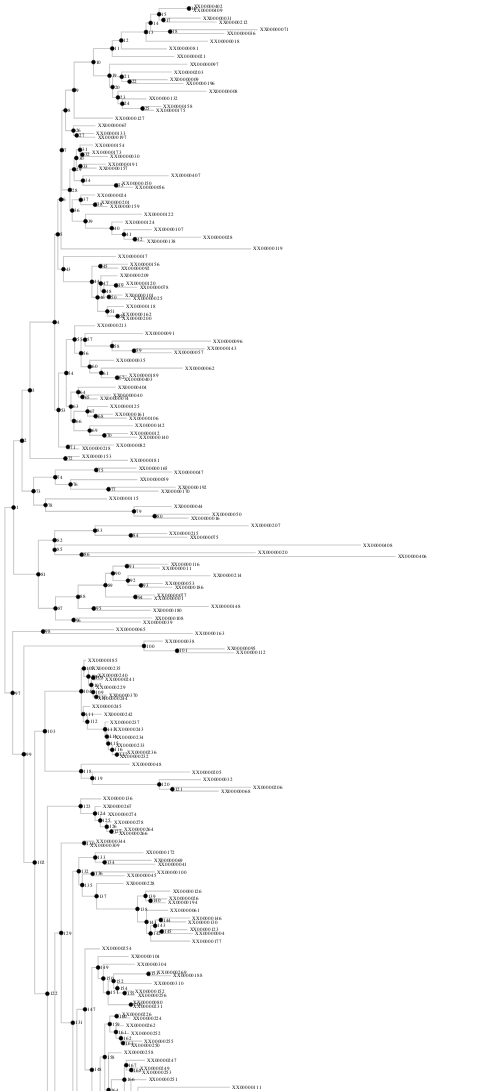

The notebook cell this image was saved under:
### Markdown cell above
Here is the newick string:
```
(Bovine:0.69395,(Hylobates:0.36079,(Pongo:0.33636,(G._Gorilla:0.17147,(P._paniscus:0.19268,H._sapiens:0.11927):0.08386):0.06124):0.15057):0.54939, Rodent:1.21460);
```

### Code cell
# Initialize a Vega Tree object.
TreeChart.from_newick(
    'tree2.newick',
     width=900,
#     height=300,
    leaf_label='id',

#     branch_color='?',
#     branch_width=(0, 10),
    
#     leaf_text_size=(1, 10),

#     node_size=(0, 500), 
#     node_color='?',
#     node_text_size=(0, 10),
#     node_edge_width=(0,10),
#     node_text_xoffset=(-10,10),
#     node_text_yoffset=(-10,10),
)

### Figure 1 — Vega specification as saved in the notebook (floating-point values rounded to 4 significant figures; data arrays with more than 128 entries replaced by an {"elided": "..."} marker saying what was removed)
{"autosize": "fit", "data": [{"name": "tree", "transform": [{"key": "id", "parentKey": "parent", "type": "stratify"}, {"as": ["y0", "x0", "depth0", "children0"], "method": "cluster", "size": [4356, 900], "type": "tree"}, {"as": ["y", "x", "depth", "children"], "method": "cluster", "size": [4356, 900], "type": "tree"}, {"as": "x", "expr": "0.8 * datum.distance * 251", "type": "formula"}], "values": {"elided": "725 records"}}, {"name": "links", "source": "tree", "transform": [{"key": "id", "type": "treelinks"}, {"orient": "horizontal", "shape": "orthogonal", "type": "linkpath"}]}, {"name": "nodes", "source": "tree", "transform": [{"expr": "datum.type == \"node\"", "type": "filter"}]}, {"name": "leaves", "source": "tree", "transform": [{"expr": "datum.type == \"leaf\"", "type": "filter"}]}], "height": 4356, "marks": [{"encode": {"update": {"path": {"field": "path"}, "stroke": {"value": "#ccc"}, "strokeWidth": {"value": 2}}}, "from": {"data": "links"}, "type": "path"}, {"encode": {"enter": {"fill": {"value": "#000"}, "stroke": {"value": "#000"}}, "update": {"size": {"value": 0}, "strokeWidth": {"value": 1}, "x": {"field": "x"}, "y": {"field": "y"}}}, "from": {"data": "leaves"}, "type": "symbol"}, {"encode": {"enter": {"stroke": {"value": "#000"}}, "update": {"fill": {"value": "#000"}, "size": {"value": 50}, "strokeWidth": {"value": 1}, "x": {"field": "x"}, "y": {"field": "y"}}}, "from": {"data": "nodes"}, "type": "symbol"}, {"encode": {"enter": {"fill": {"value": "#000"}, "text": {"field": "id"}}, "update": {"dx": {"value": 4}, "dy": {"value": 3}, "fontSize": {"value": 10}, "x": {"field": "x"}, "y": {"field": "y"}}}, "from": {"data": "leaves"}, "type": "text"}, {"encode": {"enter": {"fill": {"value": "#000"}, "text": {"field": "id"}}, "update": {"dx": {"value": 4}, "dy": {"value": 3}, "fontSize": {"value": 10}, "x": {"field": "x"}, "y": {"field": "y"}}}, "from": {"data": "nodes"}, "type": "text"}], "padding": 5, "signals": [], "width": 900}
